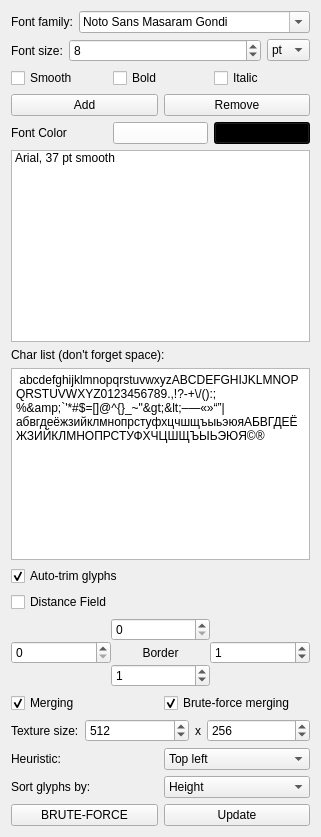
      <widget class="QWidget" name="tab">
       <attribute name="title">
        <string>Fonts setup</string>
       </attribute>
       <layout class="QVBoxLayout" name="verticalLayout_4">
        <item>
         <layout class="QHBoxLayout" name="horizontalLayout_11">
          <property name="rightMargin">
           <number>0</number>
          </property>
          <property name="bottomMargin">
           <number>0</number>
          </property>
          <item>
           <widget class="QLabel" name="label_2">
            <property name="text">
             <string>Font family:</string>
            </property>
           </widget>
          </item>
          <item>
           <widget class="QFontComboBox" name="fontComboBox">
            <property name="sizePolicy">
             <sizepolicy hsizetype="Expanding" vsizetype="Fixed">
              <horstretch>0</horstretch>
              <verstretch>0</verstretch>
             </sizepolicy>
            </property>
            <property name="currentIndex">
             <number>192</number>
            </property>
            <property name="sizeAdjustPolicy">
             <enum>QComboBox::AdjustToContents</enum>
            </property>
            <property name="frame">
             <bool>true</bool>
            </property>
            <property name="currentFont">
             <font>
              <family>DejaVu Sans</family>
             </font>
            </property>
           </widget>
          </item>
         </layout>
        </item>
        <item>
         <layout class="QHBoxLayout" name="horizontalLayout_2">
          <item>
           <widget class="QLabel" name="label">
            <property name="text">
             <string>Font size:</string>
            </property>
           </widget>
          </item>
          <item>
           <widget class="QSpinBox" name="spinFontSize">
            <property name="sizePolicy">
             <sizepolicy hsizetype="Expanding" vsizetype="Minimum">
              <horstretch>0</horstretch>
              <verstretch>0</verstretch>
             </sizepolicy>
            </property>
            <property name="minimum">
             <number>2</number>
            </property>
            <property name="maximum">
             <number>1000</number>
            </property>
            <property name="value">
             <number>8</number>
            </property>
           </widget>
          </item>
          <item>
           <widget class="QComboBox" name="comboPtPx">
            <item>
             <property name="text">
              <string>pt</string>
             </property>
            </item>
            <item>
             <property name="text">
              <string>px</string>
             </property>
            </item>
           </widget>
          </item>
         </layout>
        </item>
        <item>
         <layout class="QHBoxLayout" name="horizontalLayout_5">
          <item>
           <widget class="QCheckBox" name="checkFontSmoothing">
            <property name="text">
             <string>Smooth</string>
            </property>
            <property name="checked">
             <bool>false</bool>
            </property>
           </widget>
          </item>
          <item>
           <widget class="QCheckBox" name="checkFontBold">
            <property name="text">
             <string>Bold</string>
            </property>
           </widget>
          </item>
          <item>
           <widget class="QCheckBox" name="checkFontItalic">
            <property name="text">
             <string>Italic</string>
            </property>
           </widget>
          </item>
         </layout>
        </item>
        <item>
         <layout class="QHBoxLayout" name="horizontalLayout_3">
          <item>
           <widget class="QPushButton" name="pushButton">
            <property name="text">
             <string>Add</string>
            </property>
           </widget>
          </item>
          <item>
           <widget class="QPushButton" name="pushButton_3">
            <property name="text">
             <string>Remove</string>
            </property>
           </widget>
          </item>
         </layout>
        </item>
        <item>
         <layout class="QHBoxLayout" name="fontColorLayout">
          <item>
           <widget class="QLabel" name="fontColorLabel">
            <property name="text">
             <string>Font Color</string>
            </property>
           </widget>
          </item>
          <item>
           <widget class="QPushButton" name="fontColor">
            <property name="palette">
             <palette>
              <active>
               <colorrole role="Button">
                <brush brushstyle="SolidPattern">
                 <color alpha="255">
                  <red>255</red>
                  <green>255</green>
                  <blue>255</blue>
                 </color>
                </brush>
               </colorrole>
              </active>
              <inactive>
               <colorrole role="Button">
                <brush brushstyle="SolidPattern">
                 <color alpha="255">
                  <red>255</red>
                  <green>255</green>
                  <blue>255</blue>
                 </color>
                </brush>
               </colorrole>
              </inactive>
              <disabled>
               <colorrole role="Button">
                <brush brushstyle="SolidPattern">
                 <color alpha="255">
                  <red>255</red>
                  <green>255</green>
                  <blue>255</blue>
                 </color>
                </brush>
               </colorrole>
              </disabled>
             </palette>
            </property>
            <property name="accessibleName">
             <string/>
            </property>
            <property name="styleSheet">
             <string notr="true"/>
            </property>
            <property name="text">
             <string/>
            </property>
            <property name="default">
             <bool>false</bool>
            </property>
            <property name="flat">
             <bool>false</bool>
            </property>
           </widget>
          </item>
          <item>
           <widget class="QPushButton" name="backgroundColor">
            <property name="minimumSize">
             <size>
              <width>0</width>
              <height>20</height>
             </size>
            </property>
            <property name="palette">
             <palette>
              <active>
               <colorrole role="WindowText">
                <brush brushstyle="SolidPattern">
                 <color alpha="255">
                  <red>255</red>
                  <green>255</green>
                  <blue>255</blue>
                 </color>
                </brush>
               </colorrole>
               <colorrole role="Button">
                <brush brushstyle="SolidPattern">
                 <color alpha="255">
                  <red>0</red>
                  <green>0</green>
                  <blue>0</blue>
                 </color>
                </brush>
               </colorrole>
               <colorrole role="Light">
                <brush brushstyle="SolidPattern">
                 <color alpha="255">
                  <red>0</red>
                  <green>0</green>
                  <blue>0</blue>
                 </color>
                </brush>
               </colorrole>
               <colorrole role="Midlight">
                <brush brushstyle="SolidPattern">
                 <color alpha="255">
                  <red>0</red>
                  <green>0</green>
                  <blue>0</blue>
                 </color>
                </brush>
               </colorrole>
               <colorrole role="Dark">
                <brush brushstyle="SolidPattern">
                 <color alpha="255">
                  <red>0</red>
                  <green>0</green>
                  <blue>0</blue>
                 </color>
                </brush>
               </colorrole>
               <colorrole role="Mid">
                <brush brushstyle="SolidPattern">
                 <color alpha="255">
                  <red>0</red>
                  <green>0</green>
                  <blue>0</blue>
                 </color>
                </brush>
               </colorrole>
               <colorrole role="Text">
                <brush brushstyle="SolidPattern">
                 <color alpha="255">
                  <red>255</red>
                  <green>255</green>
                  <blue>255</blue>
                 </color>
                </brush>
               </colorrole>
               <colorrole role="BrightText">
                <brush brushstyle="SolidPattern">
                 <color alpha="255">
                  <red>255</red>
                  <green>255</green>
                  <blue>255</blue>
                 </color>
                </brush>
               </colorrole>
               <colorrole role="ButtonText">
                <brush brushstyle="SolidPattern">
                 <color alpha="255">
                  <red>255</red>
                  <green>255</green>
                  <blue>255</blue>
                 </color>
                </brush>
               </colorrole>
               <colorrole role="Base">
                <brush brushstyle="SolidPattern">
                 <color alpha="255">
                  <red>0</red>
                  <green>0</green>
                  <blue>0</blue>
                 </color>
                </brush>
               </colorrole>
               <colorrole role="Window">
                <brush brushstyle="SolidPattern">
                 <color alpha="255">
                  <red>0</red>
                  <green>0</green>
                  <blue>0</blue>
                 </color>
                </brush>
               </colorrole>
               <colorrole role="Shadow">
                <brush brushstyle="SolidPattern">
                 <color alpha="255">
                  <red>0</red>
                  <green>0</green>
                  <blue>0</blue>
                 </color>
                </brush>
               </colorrole>
               <colorrole role="AlternateBase">
                <brush brushstyle="SolidPattern">
                 <color alpha="255">
                  <red>0</red>
                  <green>0</green>
                  <blue>0</blue>
                 </color>
                </brush>
               </colorrole>
               <colorrole role="ToolTipBase">
                <brush brushstyle="SolidPattern">
                 <color alpha="255">
                  <red>255</red>
                  <green>255</green>
                  <blue>220</blue>
                 </color>
                </brush>
               </colorrole>
               <colorrole role="ToolTipText">
                <brush brushstyle="SolidPattern">
                 <color alpha="255">
                  <red>0</red>
                  <green>0</green>
                  <blue>0</blue>
                 </color>
                </brush>
               </colorrole>
              </active>
              <inactive>
               <colorrole role="WindowText">
                <brush brushstyle="SolidPattern">
                 <color alpha="255">
                  <red>255</red>
                  <green>255</green>
                  <blue>255</blue>
                 </color>
                </brush>
               </colorrole>
               <colorrole role="Button">
                <brush brushstyle="SolidPattern">
                 <color alpha="255">
                  <red>0</red>
                  <green>0</green>
                  <blue>0</blue>
                 </color>
                </brush>
               </colorrole>
               <colorrole role="Light">
                <brush brushstyle="SolidPattern">
                 <color alpha="255">
                  <red>0</red>
                  <green>0</green>
                  <blue>0</blue>
                 </color>
                </brush>
               </colorrole>
               <colorrole role="Midlight">
                <brush brushstyle="SolidPattern">
                 <color alpha="255">
                  <red>0</red>
                  <green>0</green>
                  <blue>0</blue>
                 </color>
                </brush>
               </colorrole>
               <colorrole role="Dark">
                <brush brushstyle="SolidPattern">
                 <color alpha="255">
                  <red>0</red>
                  <green>0</green>
                  <blue>0</blue>
                 </color>
                </brush>
               </colorrole>
               <colorrole role="Mid">
                <brush brushstyle="SolidPattern">
                 <color alpha="255">
                  <red>0</red>
                  <green>0</green>
                  <blue>0</blue>
                 </color>
                </brush>
               </colorrole>
               <colorrole role="Text">
                <brush brushstyle="SolidPattern">
                 <color alpha="255">
                  <red>255</red>
                  <green>255</green>
                  <blue>255</blue>
                 </color>
                </brush>
               </colorrole>
               <colorrole role="BrightText">
                <brush brushstyle="SolidPattern">
                 <color alpha="255">
                  <red>255</red>
                  <green>255</green>
                  <blue>255</blue>
                 </color>
                </brush>
               </colorrole>
               <colorrole role="ButtonText">
                <brush brushstyle="SolidPattern">
                 <color alpha="255">
                  <red>255</red>
                  <green>255</green>
                  <blue>255</blue>
                 </color>
                </brush>
               </colorrole>
               <colorrole role="Base">
                <brush brushstyle="SolidPattern">
                 <color alpha="255">
                  <red>0</red>
                  <green>0</green>
                  <blue>0</blue>
                 </color>
                </brush>
               </colorrole>
               <colorrole role="Window">
                <brush brushstyle="SolidPattern">
                 <color alpha="255">
                  <red>0</red>
                  <green>0</green>
                  <blue>0</blue>
                 </color>
                </brush>
               </colorrole>
               <colorrole role="Shadow">
                <brush brushstyle="SolidPattern">
                 <color alpha="255">
                  <red>0</red>
                  <green>0</green>
                  <blue>0</blue>
                 </color>
                </brush>
               </colorrole>
               <colorrole role="AlternateBase">
                <brush brushstyle="SolidPattern">
                 <color alpha="255">
                  <red>0</red>
                  <green>0</green>
                  <blue>0</blue>
                 </color>
                </brush>
               </colorrole>
               <colorrole role="ToolTipBase">
                <brush brushstyle="SolidPattern">
                 <color alpha="255">
                  <red>255</red>
                  <green>255</green>
                  <blue>220</blue>
                 </color>
                </brush>
               </colorrole>
               <colorrole role="ToolTipText">
                <brush brushstyle="SolidPattern">
                 <color alpha="255">
                  <red>0</red>
                  <green>0</green>
                  <blue>0</blue>
                 </color>
                </brush>
               </colorrole>
              </inactive>
              <disabled>
               <colorrole role="WindowText">
                <brush brushstyle="SolidPattern">
                 <color alpha="255">
                  <red>0</red>
                  <green>0</green>
                  <blue>0</blue>
                 </color>
                </brush>
               </colorrole>
               <colorrole role="Button">
                <brush brushstyle="SolidPattern">
                 <color alpha="255">
                  <red>0</red>
                  <green>0</green>
                  <blue>0</blue>
                 </color>
                </brush>
               </colorrole>
               <colorrole role="Light">
                <brush brushstyle="SolidPattern">
                 <color alpha="255">
                  <red>0</red>
                  <green>0</green>
                  <blue>0</blue>
                 </color>
                </brush>
               </colorrole>
               <colorrole role="Midlight">
                <brush brushstyle="SolidPattern">
                 <color alpha="255">
                  <red>0</red>
                  <green>0</green>
                  <blue>0</blue>
                 </color>
                </brush>
               </colorrole>
               <colorrole role="Dark">
                <brush brushstyle="SolidPattern">
                 <color alpha="255">
                  <red>0</red>
                  <green>0</green>
                  <blue>0</blue>
                 </color>
                </brush>
               </colorrole>
               <colorrole role="Mid">
                <brush brushstyle="SolidPattern">
                 <color alpha="255">
                  <red>0</red>
                  <green>0</green>
                  <blue>0</blue>
                 </color>
                </brush>
               </colorrole>
               <colorrole role="Text">
                <brush brushstyle="SolidPattern">
                 <color alpha="255">
                  <red>0</red>
                  <green>0</green>
                  <blue>0</blue>
                 </color>
                </brush>
               </colorrole>
               <colorrole role="BrightText">
                <brush brushstyle="SolidPattern">
                 <color alpha="255">
                  <red>255</red>
                  <green>255</green>
                  <blue>255</blue>
                 </color>
                </brush>
               </colorrole>
               <colorrole role="ButtonText">
                <brush brushstyle="SolidPattern">
                 <color alpha="255">
                  <red>0</red>
                  <green>0</green>
                  <blue>0</blue>
                 </color>
                </brush>
               </colorrole>
               <colorrole role="Base">
                <brush brushstyle="SolidPattern">
                 <color alpha="255">
                  <red>0</red>
                  <green>0</green>
                  <blue>0</blue>
                 </color>
                </brush>
               </colorrole>
               <colorrole role="Window">
                <brush brushstyle="SolidPattern">
                 <color alpha="255">
                  <red>0</red>
                  <green>0</green>
                  <blue>0</blue>
                 </color>
                </brush>
               </colorrole>
               <colorrole role="Shadow">
                <brush brushstyle="SolidPattern">
                 <color alpha="255">
                  <red>0</red>
                  <green>0</green>
                  <blue>0</blue>
                 </color>
                </brush>
               </colorrole>
               <colorrole role="AlternateBase">
                <brush brushstyle="SolidPattern">
                 <color alpha="255">
                  <red>0</red>
                  <green>0</green>
                  <blue>0</blue>
                 </color>
                </brush>
               </colorrole>
               <colorrole role="ToolTipBase">
                <brush brushstyle="SolidPattern">
                 <color alpha="255">
                  <red>255</red>
                  <green>255</green>
                  <blue>220</blue>
                 </color>
                </brush>
               </colorrole>
               <colorrole role="ToolTipText">
                <brush brushstyle="SolidPattern">
                 <color alpha="255">
                  <red>0</red>
                  <green>0</green>
                  <blue>0</blue>
                 </color>
                </brush>
               </colorrole>
              </disabled>
             </palette>
            </property>
            <property name="text">
             <string/>
            </property>
           </widget>
          </item>
         </layout>
        </item>
        <item>
         <widget class="QListWidget" name="listOfFonts">
          <item>
           <property name="text">
            <string notr="true">Arial, 37 pt smooth</string>
           </property>
           <property name="flags">
            <set>ItemIsSelectable|ItemIsEditable|ItemIsDragEnabled|ItemIsUserCheckable|ItemIsEnabled</set>
           </property>
          </item>
         </widget>
        </item>
        <item>
         <widget class="QLabel" name="label_4">
          <property name="text">
           <string>Char list (don't forget space):</string>
          </property>
         </widget>
        </item>
        <item>
         <widget class="QPlainTextEdit" name="plainTextEdit">
          <property name="sizePolicy">
           <sizepolicy hsizetype="MinimumExpanding" vsizetype="Minimum">
            <horstretch>0</horstretch>
            <verstretch>0</verstretch>
           </sizepolicy>
          </property>
          <property name="minimumSize">
           <size>
            <width>150</width>
            <height>50</height>
           </size>
          </property>
          <property name="maximumSize">
           <size>
            <width>99999</width>
            <height>99999</height>
           </size>
          </property>
          <property name="baseSize">
           <size>
            <width>150</width>
            <height>0</height>
           </size>
          </property>
          <property name="plainText">
           <string> abcdefghijklmnopqrstuvwxyzABCDEFGHIJKLMNOPQRSTUVWXYZ0123456789.,!?-+\/():;%&amp;`'*#$=[]@^{}_~&quot;&gt;&lt;–—«»“”|абвгдеёжзийклмнопрстуфхцчшщъыьэюяАБВГДЕЁЖЗИЙКЛМНОПРСТУФХЧЦШЩЪЫЬЭЮЯ©®</string>
          </property>
         </widget>
        </item>
        <item>
         <widget class="QCheckBox" name="trim">
          <property name="text">
           <string>Auto-trim glyphs</string>
          </property>
          <property name="checked">
           <bool>true</bool>
          </property>
         </widget>
        </item>
        <item>
         <widget class="QCheckBox" name="distanceField">
          <property name="text">
           <string>Distance Field</string>
          </property>
         </widget>
        </item>
        <item>
         <layout class="QGridLayout" name="gridLayout">
          <property name="bottomMargin">
           <number>0</number>
          </property>
          <property name="spacing">
           <number>0</number>
          </property>
          <item row="3" column="1">
           <widget class="QSpinBox" name="borderLeft"/>
          </item>
          <item row="3" column="2">
           <widget class="QLabel" name="label_13">
            <property name="text">
             <string>Border</string>
            </property>
            <property name="alignment">
             <set>Qt::AlignCenter</set>
            </property>
           </widget>
          </item>
          <item row="2" column="2">
           <widget class="QSpinBox" name="borderTop">
            <property name="enabled">
             <bool>true</bool>
            </property>
            <property name="readOnly">
             <bool>false</bool>
            </property>
            <property name="accelerated">
             <bool>false</bool>
            </property>
           </widget>
          </item>
          <item row="4" column="2">
           <widget class="QSpinBox" name="borderBottom">
            <property name="value">
             <number>1</number>
            </property>
           </widget>
          </item>
          <item row="3" column="3">
           <widget class="QSpinBox" name="borderRight">
            <property name="value">
             <number>1</number>
            </property>
           </widget>
          </item>
         </layout>
        </item>
        <item>
         <layout class="QHBoxLayout" name="horizontalLayout_15">
          <property name="bottomMargin">
           <number>0</number>
          </property>
          <item>
           <widget class="QCheckBox" name="merge">
            <property name="text">
             <string>Merging</string>
            </property>
            <property name="checked">
             <bool>true</bool>
            </property>
           </widget>
          </item>
          <item>
           <widget class="QCheckBox" name="mergeBF">
            <property name="text">
             <string>Brute-force merging</string>
            </property>
            <property name="checked">
             <bool>true</bool>
            </property>
           </widget>
          </item>
         </layout>
        </item>
        <item>
         <layout class="QHBoxLayout" name="horizontalLayout">
          <item>
           <widget class="QLabel" name="label_3">
            <property name="text">
             <string>Texture size:</string>
            </property>
           </widget>
          </item>
          <item>
           <widget class="QSpinBox" name="textureW">
            <property name="sizePolicy">
             <sizepolicy hsizetype="Expanding" vsizetype="Fixed">
              <horstretch>0</horstretch>
              <verstretch>0</verstretch>
             </sizepolicy>
            </property>
            <property name="minimum">
             <number>32</number>
            </property>
            <property name="maximum">
             <number>4096</number>
            </property>
            <property name="singleStep">
             <number>2</number>
            </property>
            <property name="value">
             <number>512</number>
            </property>
           </widget>
          </item>
          <item>
           <widget class="QLabel" name="label_5">
            <property name="sizePolicy">
             <sizepolicy hsizetype="Minimum" vsizetype="Preferred">
              <horstretch>0</horstretch>
              <verstretch>0</verstretch>
             </sizepolicy>
            </property>
            <property name="text">
             <string>x</string>
            </property>
           </widget>
          </item>
          <item>
           <widget class="QSpinBox" name="textureH">
            <property name="sizePolicy">
             <sizepolicy hsizetype="Expanding" vsizetype="Fixed">
              <horstretch>0</horstretch>
              <verstretch>0</verstretch>
             </sizepolicy>
            </property>
            <property name="minimum">
             <number>32</number>
            </property>
            <property name="maximum">
             <number>4096</number>
            </property>
            <property name="singleStep">
             <number>2</number>
            </property>
            <property name="value">
             <number>256</number>
            </property>
           </widget>
          </item>
         </layout>
        </item>
        <item>
         <layout class="QHBoxLayout" name="horizontalLayout_6" stretch="0,0">
          <property name="sizeConstraint">
           <enum>QLayout::SetDefaultConstraint</enum>
          </property>
          <property name="topMargin">
           <number>0</number>
          </property>
          <item>
           <widget class="QLabel" name="label_8">
            <property name="text">
             <string>Heuristic:</string>
            </property>
           </widget>
          </item>
          <item>
           <widget class="QComboBox" name="comboHeuristic">
            <property name="currentIndex">
             <number>1</number>
            </property>
            <item>
             <property name="text">
              <string>None</string>
             </property>
            </item>
            <item>
             <property name="text">
              <string>Top left</string>
             </property>
            </item>
            <item>
             <property name="text">
              <string>Best area</string>
             </property>
            </item>
            <item>
             <property name="text">
              <string>Best short side</string>
             </property>
            </item>
            <item>
             <property name="text">
              <string>Best long side</string>
             </property>
            </item>
            <item>
             <property name="text">
              <string>Min width</string>
             </property>
            </item>
            <item>
             <property name="text">
              <string>Min height</string>
             </property>
            </item>
           </widget>
          </item>
         </layout>
        </item>
        <item>
         <layout class="QHBoxLayout" name="horizontalLayout_9">
          <item>
           <widget class="QLabel" name="label_7">
            <property name="text">
             <string>Sort glyphs by:</string>
            </property>
           </widget>
          </item>
          <item>
           <widget class="QComboBox" name="sortOrder">
            <property name="currentIndex">
             <number>2</number>
            </property>
            <item>
             <property name="text">
              <string>Don't sort</string>
             </property>
            </item>
            <item>
             <property name="text">
              <string>Width</string>
             </property>
            </item>
            <item>
             <property name="text">
              <string>Height</string>
             </property>
            </item>
            <item>
             <property name="text">
              <string>Area</string>
             </property>
            </item>
           </widget>
          </item>
         </layout>
        </item>
        <item>
         <layout class="QHBoxLayout" name="horizontalLayout_10">
          <property name="topMargin">
           <number>0</number>
          </property>
          <item>
           <widget class="QPushButton" name="bruteForce">
            <property name="text">
             <string>BRUTE-FORCE</string>
            </property>
           </widget>
          </item>
          <item>
           <widget class="QPushButton" name="updateButton">
            <property name="text">
             <string>Update</string>
            </property>
           </widget>
          </item>
         </layout>
        </item>
       </layout>
      </widget>
